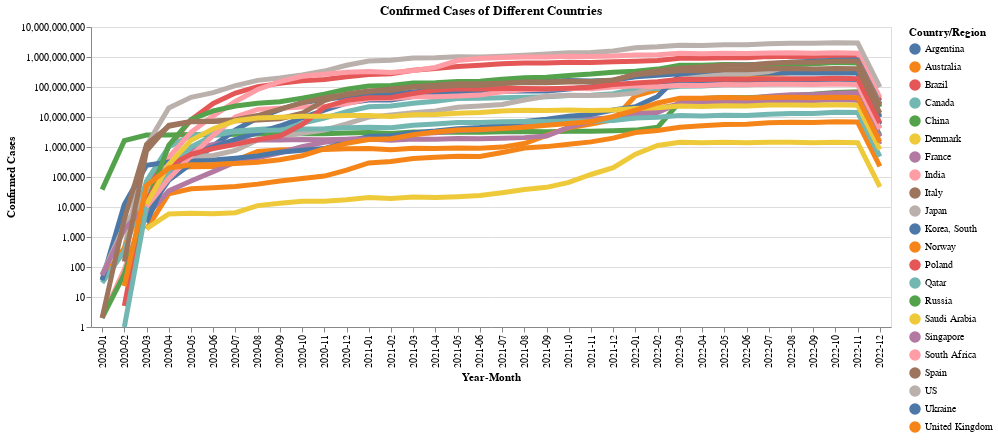

Notebook cell for this chart:
### Code cell
countries_confirmed_lines = draw_line_chart(global_confirmed_data)
countries_confirmed_lines

### Figure 1 — Vega-Lite specification as saved in the notebook (floating-point values rounded to 4 significant figures; data arrays with more than 128 entries replaced by an {"elided": "..."} marker saying what was removed)
{"config": {"view": {"continuousWidth": 400, "continuousHeight": 300}}, "layer": [{"mark": "circle", "encoding": {"color": {"type": "nominal", "field": "Country/Region"}, "opacity": {"value": 0}, "tooltip": [{"type": "nominal", "field": "Country/Region"}, {"type": "quantitative", "field": "Confirmed Cases"}], "x": {"type": "nominal", "field": "Year-Month"}, "y": {"type": "quantitative", "field": "Confirmed Cases", "scale": {"type": "log"}}}, "selection": {"selector001": {"type": "single", "on": "mouseover", "fields": ["Country/Region"], "nearest": true}}, "title": "Confirmed Cases of Different Countries", "width": 800}, {"mark": "line", "encoding": {"color": {"condition": {"type": "nominal", "field": "Country/Region", "selection": "selector002"}, "value": "lightgray"}, "opacity": {"condition": {"value": 1.0, "selection": "selector002"}, "value": 0.15}, "size": {"condition": {"value": 1, "selection": {"not": "selector001"}}, "value": 5}, "tooltip": [{"type": "nominal", "field": "Country/Region"}, {"type": "quantitative", "field": "Confirmed Cases"}], "x": {"type": "nominal", "field": "Year-Month"}, "y": {"type": "quantitative", "field": "Confirmed Cases", "scale": {"type": "log"}}}, "selection": {"selector002": {"type": "single", "fields": ["Country/Region"], "bind": {"input": "select", "options": ["China", "US", "United Kingdom", "Australia", "Argentina", "Brazil", "Canada", "Denmark", "France", "India", "Korea, South", "Japan", "Russia", "Singapore", "Ukraine", "Qatar", "South Africa", "Italy", "Poland", "Spain", "Saudi Arabia", "Norway"], "name": "Country/Region"}}}, "title": "Confirmed Cases of Different Countries"}], "data": {"name": "data-383ed9c26bbe7b0445c884ca1baaec38"}, "$schema": "https://vega.github.io/schema/vega-lite/v4.8.1.json", "datasets": {"data-383ed9c26bbe7b0445c884ca1baaec38": {"elided": "792 records"}}}
